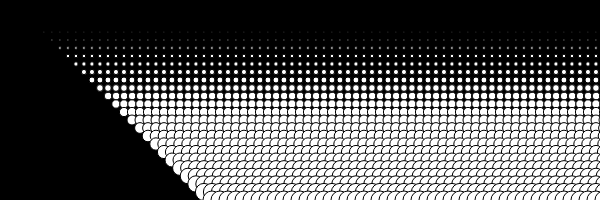
Frame 1 (no input)
Frame 2 (the mouse pressed at the canvas centre, redrawn once): identical to frame 1, image omitted

The p5.js sketch that drew this single still picture (run headless with seeded random() and noise() and a simulated clock; the mouse was pressed at the canvas centre and the sketch redrawn once):

// p5.js sketch
// ── sketch.js
function setup() {
    createCanvas(600, 200);
}

function draw() {
    background(0);
    for (var y = 32; y <= height; y += 8) {
        for (var x = 12; x <= width; x += 8) {
            ellipse(x + y, y, 2 - y/10.0, 2 - y/10.0);
        }
    }
    noLoop(); // save computation -- no animation
}



// Grid of circles
// function setup() {
//     createCanvas(600, 400);
//     noStroke();
// }

// function draw() {
//     background(0);
//     for (var y = 0; y < height+25; y += 1) {
//         for (var x = 0; x < width+25; x += 1) {
//             fill(255, 140);
//             ellipse(x*50, y*50, 50, 50);
//         }
//     }
//     noLoop();
// }
